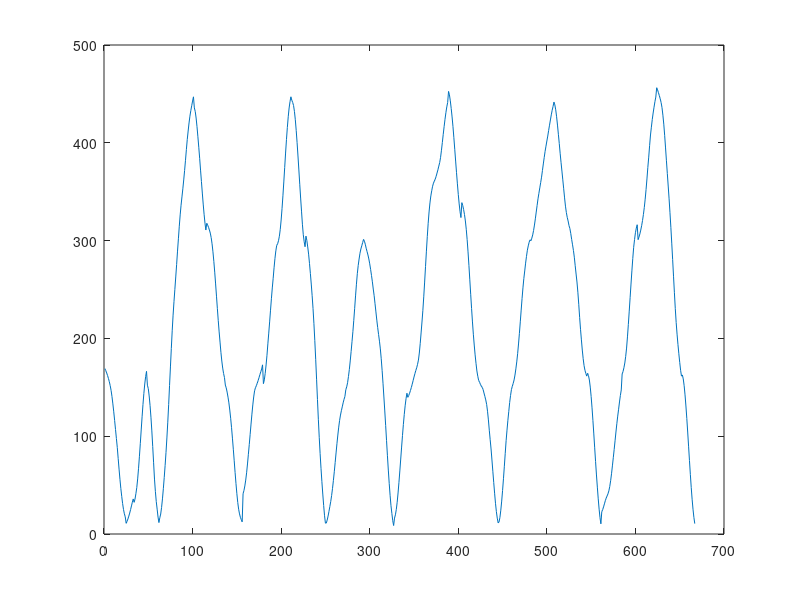
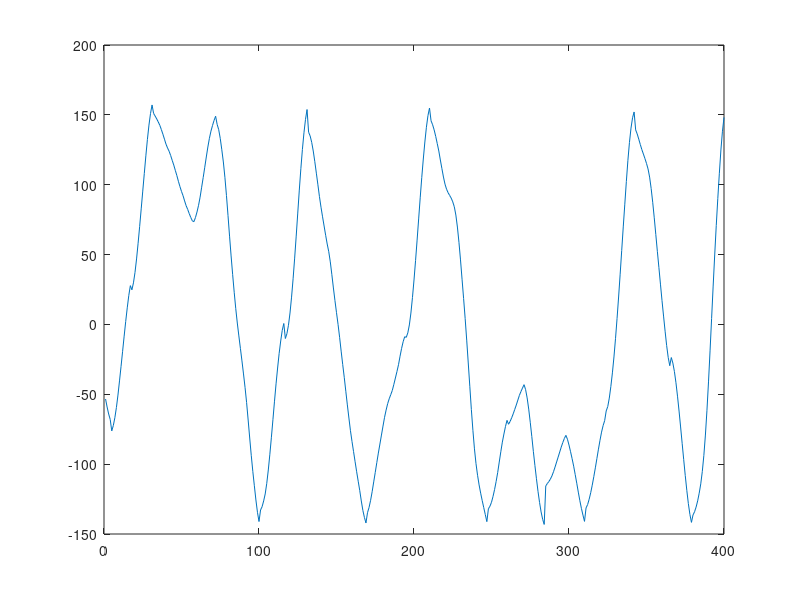

Reproduce these figures in MATLAB, in order. (Note: this script raises an error after producing the figures.)
addpath(genpath('/home/kemerelab/Downloads/PGPLVM/LMT-master'));warning off

load('maze1_run_v1_3_v2_5_500ms.mat');
figure;plot(pos_linear)
s1 = 101;
e1 = 500;
portion = s1:e1;
xx1 = pos_linear(portion)';
yy1 = double(spikes(:,portion)');
tgrid1 = double(idx(portion)');

load('maze2_run_v1_3_v2_5_500ms.mat');
figure;plot(pos_linear)
s2 = 301;
e2 = 700;
portion = s2:e2;
xx2 = pos_linear(portion)';
plot(xx2)
yy2 = double(spikes(:,portion)');
tgrid2 = double(idx(portion)');

xx=[xx1;xx2];
yy=[yy1;yy2];
tgrid=[tgrid1;tgrid2+tgrid1(end)];

name = ['m1_',num2str(s1),'_',num2str(e1),'_m2_',num2str(s2),'_',num2str(e2),'_result_la.mat'];
clearvars -except xx yy tgrid name

nf = 3;
niter = 30;
figure;
%plot(1:n1,xx(1:n1));hold on;plot(n1+1:n1+n2,xx(n1+1:end));scatter(select,xx(select),'.')
[result_la,setopt]=run_pgplvm(xx,yy,tgrid,nf,niter,[]);
figure
show_latent_variable(result_la.xxsamp,xx,[],setopt.tgrid,'line_only',0)


[tbl_id, comp_id,k_log,n_debris_log] = find_components(result_la.xxsamp, 0, 1);
x1=result_la.xxsamp(comp_id==1,:);x2=result_la.xxsamp(comp_id==2,:);
std_all=sqrt(mean([vecnorm(x1-mean(x1),2,2).^2;vecnorm(x2-mean(x2),2,2).^2]));

save(name,'result_la','xx','setopt','std_all')

%% projection
load('/home/kemerelab/Downloads/new_mazes_eeg/maze1_run_v1_3_v2_5_500ms.mat');
figure;plot(pos_linear)
s1 = 508;
e1 = 667;
portion = s1:e1;
xx0 = pos_linear(portion)';
yy0 = double(spikes(:,portion)');
tgrid = double(idx(portion)');
d = [0,find(diff(tgrid')>1),numel(tgrid)];

load('/home/kemerelab/Downloads/new_mazes_eeg/m1_101_500_m2_301_700_result_la.mat','result_la')
xbackground = {result_la.xxsamp(1:400,:),result_la.xxsamp(401:end,:)};

len = std_all/5;
k=6;
niter=30;
figure
[result_ori, setopt, fftc, ~, logpy_ori] = run_projection(xx0,yy0,tgrid,...
    result_la,niter,d,'givemeasure',0);

[curv_ori,stepdis_ori] = estimate_smoothness(result_ori.xxsamp,d,1);
[knndis_ori, ~,~] = projected_xx_measures_segs(result_ori.xxsamp,{result_la.xxsamp},d,0,k);
% logpy_ori = estimate_py(result_ori, fftc, result_la.xxsamp, yy0,tgrid,d);
consist_seg_ori = estimate_consistency(result_ori.xxsamp,{result_la.xxsamp},d,k,len);
consist_seg = estimate_consistency(result_ori.xxsamp,xbackground,d,k,len);
consist_seg1_ori = consist_seg(1,:);
consist_seg2_ori = consist_seg(2,:);

figure
show_latent_variable(result_ori.xxsamp,xx0,xbackground,setopt.tgrid,'scatter_only',0)
save('ori_.mat','xx0','yy0','result_ori', 'setopt', 'fftc','curv_ori','logpy_ori','consist_seg1_ori','consist_seg2_ori','consist_seg_ori','d')

figure
scatter3(result_la.xxsamp(:,1),result_la.xxsamp(:,2),result_la.xxsamp(:,3),50,xx,'filled','MarkerEdgeColor','None','MarkerFaceAlpha',0.2)
hold on
show_latent_variable(result_ori.xxsamp,xx0,[],setopt.tgrid,'scatter_only',1)
show_latent_variable(result_ori.xxsamp,xx0,[],setopt.tgrid,'line_only',1,'line_color',[.7,.7,.7])


% shuffle
consist_seg1_all = [];
consist_seg2_all = [];
consist_seg_all = [];
curv_all=[];
stepdis_all=[];
results=[];
logpy_all = {[],[],[]};
knndis_all = [];

type = {'cell','segtime','cir','ind_time'};
filename = {'cellshuf_pool.mat','segtimeshuf_pool.mat','localcirshuf_pool.mat','indtimeshuf_pool.mat'};
% for shuftype=1:20
shuftype=3;
load(filename{shuftype})
load([type{shuftype} 'results.mat'])
tic
for j=1:24
    for i=1:19
        display(['batch' num2str(j) ', shuf iter ' num2str(i)])
        [result, setopt, ~, ~,logpy] = run_projection(xx0,yy0,tgrid,...
            result_la,niter,d,'givemeasure',0,'TCgrid',0,'shuffle',type{shuftype},'draw',0);
        results=[results,result.xxsamp];
        [curv,stepdis] = estimate_smoothness(result.xxsamp,d,1);
        curv_all=[curv_all;curv];
        stepdis_all=[stepdis_all;stepdis];
        [knndis_seg, ~,~] = projected_xx_measures_segs(result.xxsamp,{result_la.xxsamp},d,0,k);
        knndis_all=[knndis_all;knndis_seg];
        
%         consist_seg = estimate_consistency(result.xxsamp,xbackground,d,k,len);
%         consist_seg1_all = [consist_seg1_all;consist_seg(1,:)];
%         consist_seg2_all = [consist_seg2_all;consist_seg(2,:)];
        consist_seg_all = [consist_seg_all;estimate_consistency(result.xxsamp,{result_la.xxsamp},d,k,len)];
%         switch shuftype
%             case 1
%                 logpy = estimate_py(result, fftc, result_la.xxsamp, yy0(:,order),tgrid,d);
%             case 2
%                 logpy = estimate_py(result, fftc, result_la.xxsamp, yy0(order,:),tgrid,d);
%         end
        for t=1:3
            logpy_all{t} = [logpy_all{t};logpy(t,:)];
        end
    end
    save(filename{shuftype},'logpy_all','curv_all','stepdis_all','consist_seg_all','knndis_all');
%     save(filename{shuftype},'consist_seg1_all','consist_seg2_all','logpy_all','curv_all','stepdis_all','consist_seg_all','knndis_all');
    save([type{shuftype} 'results.mat'],'results')
end
toc
figure
show_latent_variable(result.xxsamp,xx,xbackground,setopt.tgrid,'scatter_only',0)

% ---- additional metrics ---- %
clear
load('/home/kemerelab/Downloads/new_mazes_eeg/m1_101_500_m2_301_700_result_la.mat')
len = std_all/5;
k=6;
load('ori_.mat')
d = [0,find(round(diff(setopt.tgrid'))>1),numel(setopt.tgrid)];
load('cellresults.mat')
% consist_seg_all = [];
c_all = [];
for i=1:500
    c_all=[c_all;estimate_smoothness(results(:,i*3-2:i*3),d)];
%     consist_seg = estimate_consistency(results(:,i*3-2:i*3),{result_la.xxsamp},d,k,len);
%     consist_seg_all = [consist_seg_all;consist_seg];
end
consist_seg_ori = estimate_consistency(result_ori.xxsamp,{result_la.xxsamp},d,k,len);
c_ori = estimate_smoothness(result_ori.xxsamp,d);
% clearvars -except consist_seg_all
clearvars -except c_all


%------------------------------%

clear
clc
vars = {'consist_seg1','consist_seg2','stepdis','logpy'};
data_time = load('segtimeshuf_pool.mat');
data_cell = load('cellshuf_pool.mat');
data_cir = load('localcirshuf_pool.mat');
data_ori = load('ori_.mat');
d = [0,find(diff(data_ori.setopt.tgrid')>1),numel(data_ori.setopt.tgrid)];
seglen = diff(d);

%% projection PBE
% firing rate scaling param
tb = 17;
load(['/home/kemerelab/Downloads/new_mazes_eeg/pbe_post1_' num2str(tb) 'ms.mat'],'spikes')
totalspikes_pbe = sum(spikes,1);
clearvars -except xx0 yy0 tgrid scaler id_event d
save('select_pbe_maze1_17ms.mat')

% load('/home/kemerelab/Downloads/new_mazes_eeg/maze2_run_v1_3_v2_5_500ms.mat','spikes');
% totalspikes_run = sum(spikes,1);
% figure
% h1=histogram(totalspikes_pbe);
% hold on
% h2=histogram(totalspikes_run);
% [~,I]=max(h1.Values);
% p_pbe=h1.BinEdges(I)+h1.BinWidth/2;
% [~,I]=max(h2.Values);
% p_run = h2.BinEdges(I)+h2.BinWidth/2;
% scaler=p_pbe/p_run;

% project PBE
load(['/home/kemerelab/Downloads/new_mazes_eeg/pbe_maze1_' num2str(tb) 'ms.mat'])
scaler=tb/500;
id_event = randsample(size(event_edge,1),100);
id_event = sort(id_event);
% n_event_range = [400,450]; 
% portion = event_edge(n_event_range(1),1)+1:event_edge(n_event_range(2),2)+1;
portion = [];
for i=1:100
    portion = [portion,event_edge(id_event(i),1)+1:event_edge(id_event(i),2)+1];
end
yy0 = double(spikes(:,portion))';
xx0 = zeros(size(yy0,1),1);
tgrid = (time(portion)-time(portion(1)))/tb*1000;
tgrid = tgrid';
event_length=[diff(event_edge(:,1));diff(event_edge(end,:))+1];
d = double([0;cumsum(event_length(id_event))]);

clearvars -except xx0 yy0 tgrid scaler id_event d
save('select_pbe_maze2_17ms.mat')

load('/home/kemerelab/Downloads/new_mazes_eeg/run_pbe_2mazes_m1_17ms/select_pbe_maze1_17ms.mat')
load('/home/kemerelab/Downloads/new_mazes_eeg/m1_101_500_m2_301_700_result_la.mat')
tgrid_tc = setopt.tgrid;
xbackground = {result_la.xxsamp(1:400,:),result_la.xxsamp(401:end,:)};
len = std_all/5;
k=6;

% project all
niter=20;
figure
[result_ori, setopt, fftc, ~,logpy_ori] = run_projection(xx0,yy0,tgrid,result_la,niter,d,'xbackground',xbackground,...
    'newdatatype','pbe','scaler',scaler);

% project single PBEs
xxsamp = [];
ffmat = [];
logpy_ori = [];
niter=10;
for i=1:100
    por = d(i)+1:d(i+1);
    [result_ori, setopt, fftc, ~,logpy] = run_projection(xx0(por),yy0(por,:),tgrid(por),result_la,niter,d(i:i+1),'xbackground',xbackground,...
        'tgrid_tc',tgrid_tc,'newdatatype','pbe','scaler',scaler,'draw',0);
    xxsamp = [xxsamp;result_ori.xxsamp];
    ffmat = [ffmat;result_ori.ffmat];
    logpy_ori = [logpy_ori,logpy];
end
result_ori.xxsamp = xxsamp;
result_ori.ffmat = ffmat;
s_ori = estimate_smoothness(result_ori.xxsamp,d);
consist_seg = estimate_consistency(result_ori.xxsamp,xbackground,double(d),k,len);
consist_seg1_ori = consist_seg(1,:);
consist_seg2_ori = consist_seg(2,:);
consist_seg_ori = estimate_consistency(result_ori.xxsamp,{result_la.xxsamp},double(d),k,len);

save('ori_1.mat','result_ori', 'setopt', 'fftc','s_ori','logpy_ori','consist_seg1_ori','consist_seg2_ori','consist_seg_ori')

figure
show_latent_variable(result_ori.xxsamp,xx0,xbackground,setopt.tgrid,'line_only',1)
save('ori_17ms.mat','result_ori', 'setopt', 'fftc','s_ori','logpy_ori','consist_seg1_ori','consist_seg2_ori','consist_seg_ori')

%% shuffle PBE
load('/home/kemerelab/Downloads/new_mazes_eeg/m1_101_500_m2_301_700_result_la.mat','result_la','std_all','setopt')
% load('select_pbe_maze2.mat')
xbackground = {result_la.xxsamp(1:400,:),result_la.xxsamp(401:end,:)};
% tgrid_tc = setopt.tgrid;
tb = 17;
scaler=tb/500;

type = {'cell','segtime','cir','ind_time'};
filename = {'cellshuf_pool.mat','segtimeshuf_pool.mat','localcirshuf_pool','indtimeshuf_pool.mat'};
shuftype=3;
len = std_all/5;
consist_seg1_all = [];
consist_seg2_all = [];
curv_all=[];
results=[];
logpy_all = {[],[],[]};
consist_seg_all = [];
stepdis_all = [];
knndis_all = [];


for j=1:9
    for i=1:20
        [result, setopt, fftc, order, logpy] = run_projection(xx0,yy0,tgrid,result_la,niter,d,'xbackground',xbackground,...
            'newdatatype','pbe','scaler',scaler,'shuffle',type{shuftype},'draw',0);
        results=[results,result.xxsamp];
        [curv,stepdis] = estimate_smoothness(result.xxsamp,d,1);
        curv_all=[curv_all;curv];
        stepdis_all=[stepdis_all;stepdis];
        [knndis, ~,~] = projected_xx_measures_segs(result.xxsamp,{result_la.xxsamp},d,0,k);
        knndis_all = [knndis_all;knndis];
        consist_seg = estimate_consistency(result.xxsamp,xbackground,d,k,len);
        consist_seg1_all = [consist_seg1_all;consist_seg(1,:)];
        consist_seg2_all = [consist_seg2_all;consist_seg(2,:)];
        consist_seg_all = [consist_seg_all;estimate_consistency(result.xxsamp,{result_la.xxsamp},d,k,len)];
        for t=1:3
            logpy_all{t} = [logpy_all{t};logpy(t,:)];
        end
        plot(sum(logpy),'color',[.6,.6,.6])
    end
    save(filename{shuftype},'consist_seg_all','consist_seg1_all','consist_seg2_all','logpy_all','knndis_all','stepdis_all','curv_all');
    save([type{shuftype} 'results.mat'],'results')
end

for i=1:200
    consist_seg = estimate_consistency(results(:,i*3-2:i*3),xbackground,d,k,len);
    consist_seg1_all = [consist_seg1_all;consist_seg(1,:)];
    consist_seg2_all = [consist_seg2_all;consist_seg(2,:)];
end
figure
show_latent_variable(result.xxsamp,xx0,xbackground,setopt.tgrid,'line_only',1)
